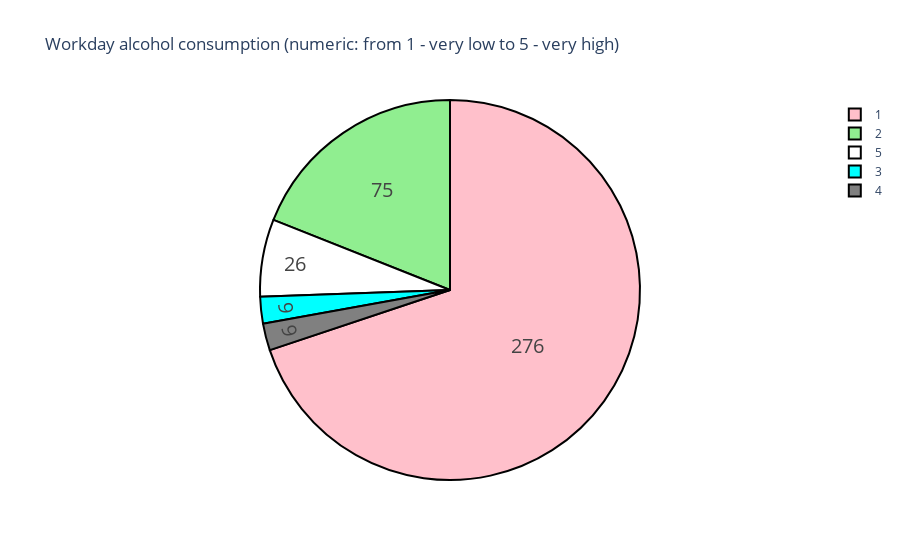

Write notebook code for a chart like this one.
### Markdown cell above
Interesting situation. In our enrollment, 
66 students have very poor health. 
But, neverthleess their final estimates are quite high. I hope that they think not only about their success in school but also about health! Also, students with very good health have high final grades. Now look at the absenteeism.

We have data on the amount of alcohol consumed by students on weekdays("Dalc") and
weekends("Walc").The main thing we are interested in is whether the amount of alcohol consumed affects success in school. Let's start with alcohol consumption on weekdays.

### Code cell
labels = data["Dalc"].unique().tolist()
amount = data["Dalc"].value_counts().tolist()

colors = ["pink","lightgreen","white","cyan","gray"]

trace = go.Pie(labels=labels, values=amount,
               hoverinfo='label+percent', textinfo='value', 
               textfont=dict(size=20),
               marker=dict(colors=colors, 
                           line=dict(color='#000000', width=2)))

dt = [trace]
layout = go.Layout(title="Workday alcohol consumption (numeric: from 1 - very low to 5 - very high)")

fig = go.Figure(data=dt, layout=layout)
iplot(fig, filename = 'rt')

#In this block code we use the similar format as of Health status using a different column and 
#the pie chart represents on scale of 1 - 5 where 1 is very low and 5 is very high.

### Figure 1 — Plotly figure (JSON) as saved in the notebook; plotly's stock layout.template omitted (floating-point values rounded to 4 significant figures)
{"data": [{"hoverinfo": "label+percent", "labels": [1, 2, 5, 3, 4], "marker": {"colors": ["pink", "lightgreen", "white", "cyan", "gray"], "line": {"color": "#000000", "width": 2}}, "textfont": {"size": 20}, "textinfo": "value", "type": "pie", "values": [276, 75, 26, 9, 9]}], "layout": {"title": {"text": "Workday alcohol consumption (numeric: from 1 - very low to 5 - very high)"}}}
